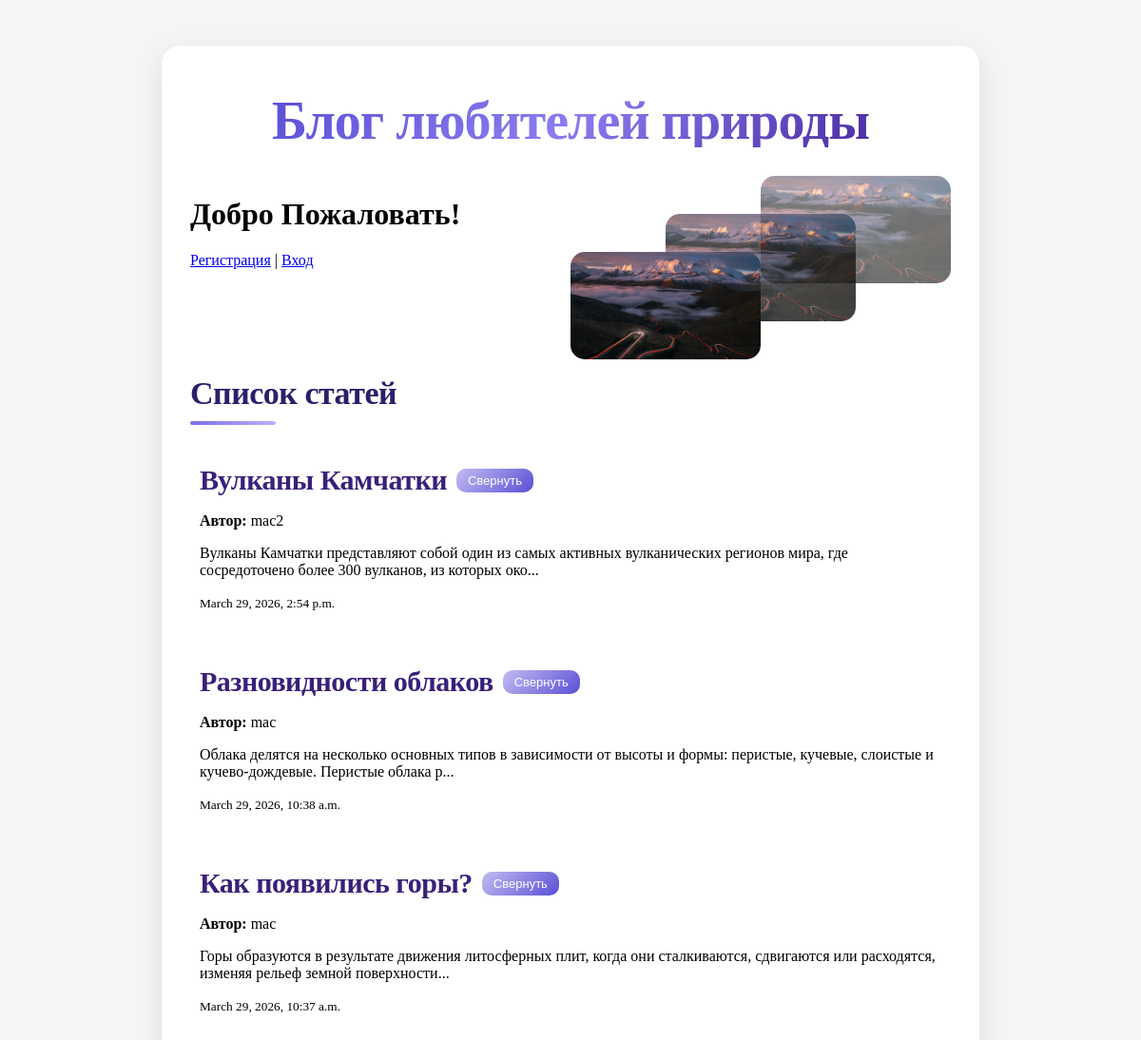
Before: / with the older database file.
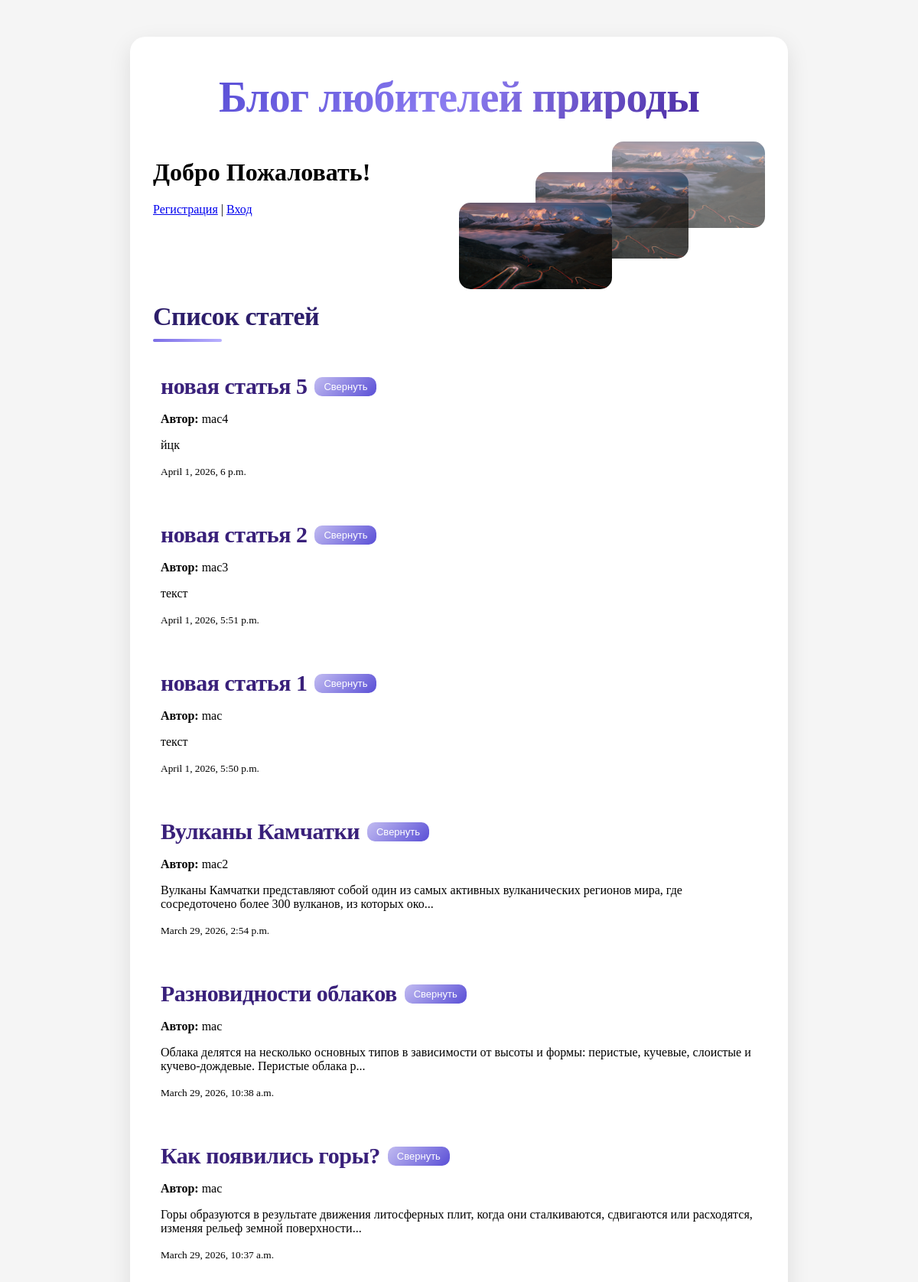
After: the same page with the newer database file.
### articles/models.py (models this page shows, shortened)
class Article(models.Model):
    title = models.CharField(max_length=200)
    author = models.ForeignKey(User, on_delete=models.CASCADE)
    text = models.TextField()
    created_date = models.DateTimeField(auto_now_add=True)
    def get_excerpt(self):
        return self.text[:140] + "..." if len(self.text) > 140 else self.text

### articles/views.py (the view)
# urls.py: path('', views.archive, name='archive'),
def archive(request):
    articles = Article.objects.all().order_by('-created_date')
    return render(request, 'articles/archive.html', {'articles': articles})

### articles/templates/articles/archive.html (shortened to what this page needs)
<!doctype html>
{% extends "articles/base.html" %} {% block title %}Список статей{% endblock %}
{% block content %}
{% load static %}
<div class="header">
    <div class="header-left">
        <h1>Добро Пожаловать!</h1>
        {% if user.is_authenticated %}
            <p>Вы вошли как: {{ user.username }}</p>
            <a href="{% url 'create_article' %}">Новая статья</a> |
            <a href="{% url 'logout' %}">Выйти</a>
        {% else %}
            <a href="{% url 'register' %}">Регистрация</a> |
            <a href="{% url 'login' %}">Вход</a>
        {% endif %}
    </div>
    <div class="parallax">
        <img src="{% static 'images/parallax.jpg' %}" class="layer layer1">
        <img src="{% static 'images/parallax.jpg' %}" class="layer layer2">
        <img src="{% static 'images/parallax.jpg' %}" class="layer layer3">
    </div>
</div>
<h2>Список статей</h2>
{% for article in articles %}
<div class="one-post" style="margin-bottom: 20px; position: relative; padding: 10px;">
        <div class="post-header" style="display: flex; align-items: center; gap: 10px;">
            <h3 class="post-title" style="margin: 0;">
                <a href="{% url 'get_article' article.id %}">
                    {{ article.title }}
                </a>
            </h3>
            <button type="button" class="fold-button">Свернуть</button>
        </div>
        <div class="article-author">
            <p><b>Автор:</b> {{ article.author.username }}</p>
        </div>
        <div class="article-text">
            <p>{{ article.get_excerpt }}</p>
        </div>
        <div class="article-created-date">
            <p><small>{{ article.created_date }}</small></p>
        </div>
</div>
{% empty %}
<p>Статей пока нет</p>
{% endfor %}
{% endblock %}

### articles/templates/articles/base.html (shortened to what this page needs)
<!doctype html>
{% load static %}
<html>
  <head>
    <link rel="stylesheet" href="{% static 'css/article.css' %}">
  </head>
  <body>
    <div class="container">
      <header>
        <h1>
            <a href="{% url 'archive' %}" class="blog-logo">Блог любителей природы</a>
        </h1>
      </header>
      <main>
        {% block content %}{% endblock %}
      </main>
    </div>
  </body>
</html>

### articles/static/css/article.css (style rules this page uses)
body { display: flex; justify-content: center; background-color: #f5f5f5; }
.one-post > *:not(.one-post-shadow) { position: relative; z-index: 2; }
.blog-logo { display: inline-block; font-size: 56px; font-weight: 800; line-height: 1; text-decoration: none; letter-spacing: -1px; background: linear-gradient(135deg, #5a4fd6, #8b7cf0, #4b2ca3); -webkit-background-clip: text; -webkit-text-fill-color: transparent; background-clip: text; transition: transform 0.3s ease, filter 0.3s ease; transform-origin: center; }
.container { width: 800px; max-width: 90%; margin-top: 40px; background-color: #FFFFFF; padding: 30px; border-radius: 20px; box-shadow: 0 10px 30px rgba(0,0,0,0.1); transition: 0.3s; }
header { text-align: center; }
.header { display: flex; justify-content: space-between; margin-top: 30px; margin-bottom: 10px; }
.header-left { width: 40%; }
.parallax { position: relative; width: 50%; height: 200px; }
.layer { position: absolute; width: 200px; border-radius: 15px; }
.layer1 { left: 0; top: 80px; z-index: 3; }
.layer2 { left: 100px; top: 40px; z-index: 2; opacity: 0.8; }
.layer3 { left: 200px; top: 0; z-index: 1; opacity: 0.6; }
.fold-button { background: linear-gradient(135deg, #c2bcf1, #5a4fd6); color: white; border: none; padding: 5px 12px; font-size: 13px; border-radius: 10px; cursor: pointer; }
h2 { margin-top: 10px; margin-bottom: 30px; font-size: 34px; font-weight: 800; letter-spacing: -0.5px; color: #2d1e6b; position: relative; }
h2::after { content: ""; display: block; width: 90px; height: 4px; margin-top: 10px; border-radius: 999px; background: linear-gradient(90deg, #7c6ee6, #b8b0ff); }
.post-title a { text-decoration: none; color: #39207a; font-size: 30px; font-weight: 800; line-height: 1.2; letter-spacing: -0.5px; transition: color 0.25s ease, transform 0.25s ease, text-shadow 0.25s ease; display: inline-block; }

Changed rows visible on the page:
added Article: title "новая статья 5", author.username "mac4", get_excerpt "йцк", created_date "April 1, 2026, 6 p.m."
added Article: title "новая статья 2", author.username "mac3", get_excerpt "текст", created_date "April 1, 2026, 5:51 p.m."
added Article: title "новая статья 1", author.username "mac", get_excerpt "текст", created_date "April 1, 2026, 5:50 p.m."
